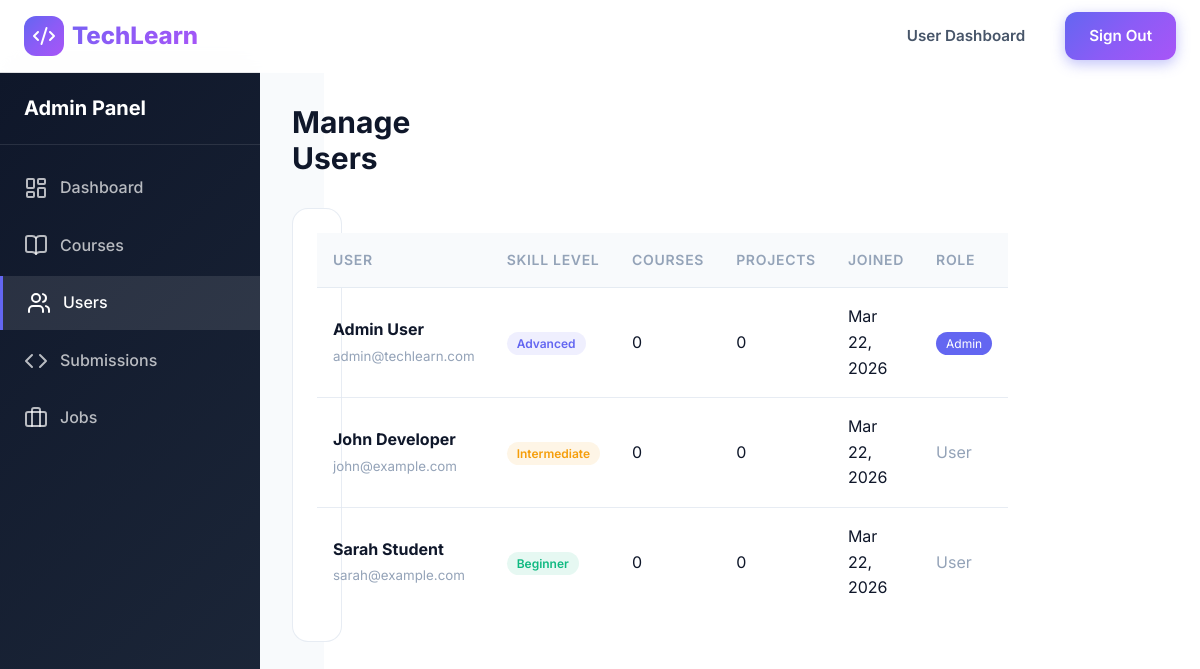
The page /manage_users.php (signed in) on the database its author committed.
### tables this page shows
CREATE TABLE users (
    id INT AUTO_INCREMENT PRIMARY KEY,
    name VARCHAR(100) NOT NULL,
    email VARCHAR(100) NOT NULL UNIQUE,
    password VARCHAR(255) NOT NULL,
    skill_level ENUM('beginner', 'intermediate', 'advanced') DEFAULT 'beginner',
    bio TEXT,
    profile_picture VARCHAR(255) DEFAULT 'default-avatar.png',
    join_date DATETIME DEFAULT CURRENT_TIMESTAMP,
    is_admin TINYINT(1) DEFAULT 0,
    last_active DATETIME DEFAULT CURRENT_TIMESTAMP
);

### database.php (called while the page is built, shortened)
<?php
function e($string) {
    return htmlspecialchars($string, ENT_QUOTES, 'UTF-8');
}

### manage_users.php (the view, shortened to what this page needs)
<?php
require_once '../config/database.php';
$users = $pdo->query("SELECT u.*,
                      (SELECT COUNT(*) FROM enrollments WHERE user_id = u.id) as course_count,
                      (SELECT COUNT(*) FROM projects WHERE user_id = u.id) as project_count
                      FROM users u
                      ORDER BY u.join_date DESC")->fetchAll();
?>
<!DOCTYPE html>
<html lang="en" data-theme="light">
<head>
    <link rel="stylesheet" href="../assets/css/style.css">
</head>
<body>
    <nav class="navbar">
        <div class="container navbar-content">
            <a href="../index.php" class="logo">
                <div class="logo-icon">
                    <i data-lucide="code-2"></i>
                </div>
                TechLearn
            </a>
            <div class="nav-actions">
                <a href="../dashboard.php" class="btn btn-ghost">User Dashboard</a>
                <a href="../logout.php" class="btn btn-primary">Sign Out</a>
            </div>
        </div>
    </nav>
    <div class="admin-layout">
        <aside class="admin-sidebar">
            <div class="admin-sidebar-header">
                <h2>Admin Panel</h2>
            </div>
            <ul class="admin-nav">
                <li><a href="admin_dashboard.php">
                    <i data-lucide="layout-dashboard"></i>
                    Dashboard
                </a></li>
                <li><a href="manage_courses.php">
                    <i data-lucide="book-open"></i>
                    Courses
                </a></li>
                <li><a href="manage_users.php" class="active">
                    <i data-lucide="users"></i>
                    Users
                </a></li>
                <li><a href="review_submissions.php">
                    <i data-lucide="code"></i>
                    Submissions
                </a></li>
                <li><a href="manage_jobs.php">
                    <i data-lucide="briefcase"></i>
                    Jobs
                </a></li>
            </ul>
        </aside>
        <main class="admin-main">
            <div class="admin-header">
                <h1>Manage Users</h1>
            </div>
            <div class="admin-section">
                <table class="data-table">
                    <thead>
                        <tr>
                            <th>User</th>
                            <th>Skill Level</th>
                            <th>Courses</th>
                            <th>Projects</th>
                            <th>Joined</th>
                            <th>Role</th>
                        </tr>
                    </thead>
                    <tbody>
                        <?php foreach ($users as $user): ?>
                        <tr>
                            <td>
                                <strong><?php echo e($user['name']); ?></strong>
                                <br><small style="color: var(--text-muted);"><?php echo e($user['email']); ?></small>
                            </td>
                            <td>
                                <span class="skill-badge skill-<?php echo e($user['skill_level']); ?>">
                                    <?php echo ucfirst(e($user['skill_level'])); ?>
                                </span>
                            </td>
                            <td><?php echo $user['course_count']; ?></td>
                            <td><?php echo $user['project_count']; ?></td>
                            <td><?php echo date('M j, Y', strtotime($user['join_date'])); ?></td>
                            <td>
                                <?php if ($user['is_admin']): ?>
                                <span style="padding: 0.25rem 0.625rem; background: var(--primary); color: white; border-radius: var(--radius-full); font-size: 0.75rem;">Admin</span>
                                <?php else: ?>
                                <span style="color: var(--text-muted);">User</span>
                                <?php endif; ?>
                            </td>
                        </tr>
                        <?php endforeach; ?>
                    </tbody>
                </table>
            </div>
        </main>
    </div>
</body>
</html>

### style.css (style rules this page uses)
:root { --primary: #6366f1; --primary-dark: #4f46e5; --primary-light: #818cf8; --secondary: #06b6d4; --secondary-dark: #0891b2; --accent: #f59e0b; --success: #10b981; --warning: #f59e0b; --error: #ef4444; --bg-primary: #ffffff; --bg-secondary: #f8fafc; --bg-tertiary: #f1f5f9; --bg-card: rgba(255, 255, 255, 0.8); --text-primary: #0f172a; --text-secondary: #475569; --text-muted: #94a3b8; --border-color: rgba(226, 232, 240, 0.8); --gradient-primary: linear-gradient(135deg, #6366f1 0%, #8b5cf6 50%, #a855f7 100%); --gradient-secondary: linear-gradient(135deg, #06b6d4 0%, #3b82f6 100%); --gradient-accent: linear-gradient(135deg, #f59e0b 0%, #f97316 100%); --gradient-dark: linear-gradient(135deg, #0f172a 0%, #1e293b 100%); --gradient-hero: linear-gradient(135deg, #6366f1 0%, #8b5cf6 25%, #a855f7 50%, #ec4899 100%); --shadow-sm: 0 1px 2px 0 rgba(0, 0, 0, 0.05); --shadow-md: 0 4px 6px -1px rgba(0, 0, 0, 0.1), 0 2px 4px -2px rgba(0, 0, 0, 0.1); --shadow-lg: 0 10px 15px -3px rgba(0, 0, 0, 0.1), 0 4px 6px -4px rgba(0, 0, 0, 0.1); --shadow-xl: 0 20px 25px -5px rgba(0, 0, 0, 0.1), 0 8px 10px -6px rgba(0, 0, 0, 0.1); --shadow-glow: 0 0 40px rgba(99, 102, 241, 0.3); --glass-bg: rgba(255, 255, 255, 0.7); --glass-border: rgba(255, 255, 255, 0.3); --glass-shadow: 0 8px 32px 0 rgba(31, 38, 135, 0.15); --space-xs: 0.25rem; --space-sm: 0.5rem; --space-md: 1rem; --space-lg: 1.5rem; --space-xl: 2rem; --space-2xl: 3rem; --space-3xl: 4rem; --radius-sm: 0.375rem; --radius-md: 0.5rem; --radius-lg: 0.75rem; --radius-xl: 1rem; --radius-2xl: 1.5rem; --radius-full: 9999px; --transition-fast: 150ms ease; --transition-base: 250ms ease; --transition-slow: 350ms ease; }
*, *::before, *::after { box-sizing: border-box; margin: 0; padding: 0; }
html { scroll-behavior: smooth; }
body { font-family: 'Inter', -apple-system, BlinkMacSystemFont, 'Segoe UI', Roboto, sans-serif; background: var(--bg-primary); color: var(--text-primary); line-height: 1.6; min-height: 100vh; transition: background-color var(--transition-base), color var(--transition-base); }
a { color: var(--primary); text-decoration: none; transition: color var(--transition-fast); }
h1, h2, h3, h4, h5, h6 { font-weight: 700; line-height: 1.2; color: var(--text-primary); }
h1 { font-size: 3rem; }
h2 { font-size: 2.25rem; }
.container { max-width: 1280px; margin: 0 auto; padding: 0 var(--space-lg); }
.navbar { position: fixed; top: 0; left: 0; right: 0; z-index: 1000; background: var(--glass-bg); backdrop-filter: blur(20px); -webkit-backdrop-filter: blur(20px); border-bottom: 1px solid var(--glass-border); transition: all var(--transition-base); }
.navbar-content { display: flex; align-items: center; justify-content: space-between; height: 72px; }
.logo { display: flex; align-items: center; gap: var(--space-sm); font-size: 1.5rem; font-weight: 800; background: var(--gradient-primary); -webkit-background-clip: text; -webkit-text-fill-color: transparent; background-clip: text; }
.logo-icon { width: 40px; height: 40px; background: var(--gradient-primary); border-radius: var(--radius-lg); display: flex; align-items: center; justify-content: center; color: white; -webkit-text-fill-color: white; }
.nav-actions { display: flex; align-items: center; gap: var(--space-md); }
.btn { display: inline-flex; align-items: center; justify-content: center; gap: var(--space-sm); padding: 0.75rem 1.5rem; font-size: 0.95rem; font-weight: 600; border-radius: var(--radius-lg); border: none; cursor: pointer; transition: all var(--transition-fast); text-decoration: none; }
.btn-primary { background: var(--gradient-primary); color: white; box-shadow: 0 4px 14px rgba(99, 102, 241, 0.4); }
.btn-ghost { background: transparent; color: var(--text-secondary); }
.admin-sidebar { background: var(--gradient-dark); color: white; min-height: 100vh; }
table { width: 100%; border-collapse: collapse; }
th, td { padding: var(--space-md) var(--space-lg); text-align: left; }
th { background: var(--bg-secondary); font-weight: 600; color: var(--text-primary); font-size: 0.875rem; text-transform: uppercase; letter-spacing: 0.05em; }
tr { border-bottom: 1px solid var(--border-color); }
tr:last-child { border-bottom: none; }

### rows shown on the page
users: name "Admin User", email "admin@techlearn.com", skill_level "Advanced", course_count "0", project_count "0", join_date "Mar 22, 2026", is_admin "Admin"
users: name "John Developer", email "john@example.com", skill_level "Intermediate", course_count "0", project_count "0", join_date "Mar 22, 2026", is_admin "User"
users: name "Sarah Student", email "sarah@example.com", skill_level "Beginner", course_count "0", project_count "0", join_date "Mar 22, 2026", is_admin "User"
